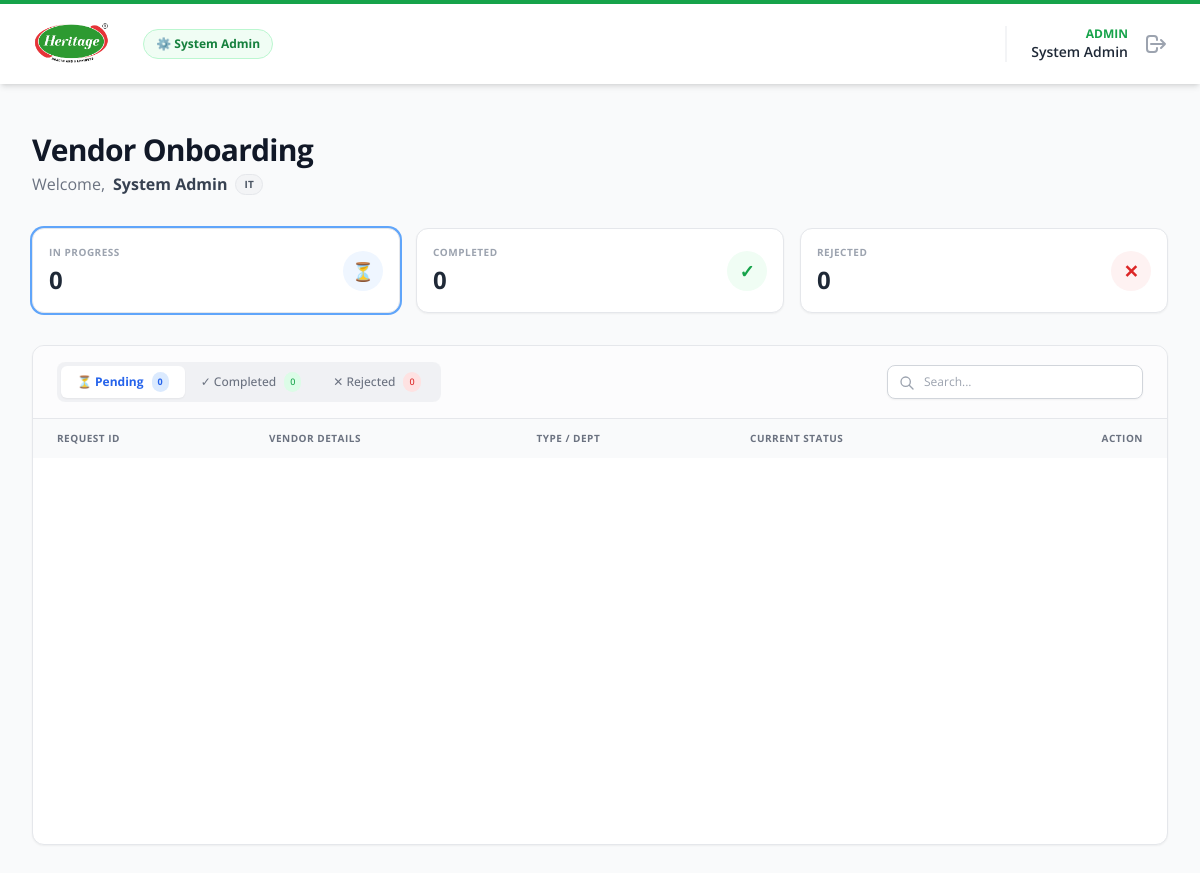
Page /dashboard (signed in) on the earlier database version.
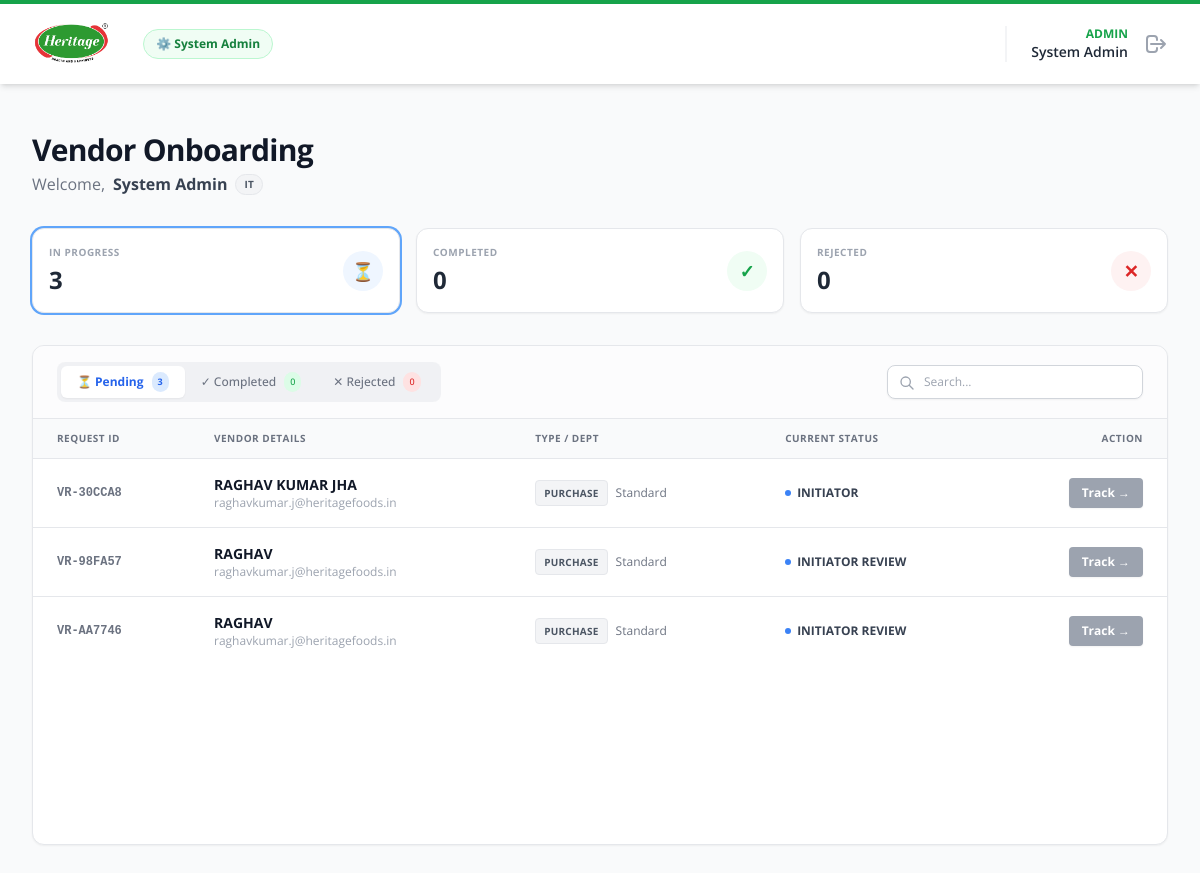
Same page on the later database version.
### app/models.py (models this page shows, shortened)
class VendorRequest(db.Model):
    id = db.Column(db.Integer, primary_key=True)
    request_id = db.Column(db.String(20), unique=True, nullable=False)
    token = db.Column(db.String(100), unique=True, nullable=False)
    created_at = db.Column(db.DateTime, default=datetime.utcnow)
    status = db.Column(db.String(20), default='DRAFT')
    current_dept_flow = db.Column(db.String(20))
    current_step_number = db.Column(db.Integer, default=1)
    finance_stage = db.Column(db.String(20))
    initiator_id = db.Column(db.Integer, db.ForeignKey('user.id'))
    initiator_dept = db.Column(db.String(50))
    vendor_type = db.Column(db.String(50))
    title = db.Column(db.String(10))
    vendor_name_basic = db.Column(db.String(100))
    trade_name = db.Column(db.String(100))
    constitution = db.Column(db.String(50))
    cin_number = db.Column(db.String(21))
    contact_person_name = db.Column(db.String(100))
    contact_person_designation = db.Column(db.String(50))
    mobile_number = db.Column(db.String(15))
    mobile_number_2 = db.Column(db.String(15))
    landline_number = db.Column(db.String(15))
    vendor_email = db.Column(db.String(100))
    product_service_description = db.Column(db.Text)
    street = db.Column(db.String(100))
    street_2 = db.Column(db.String(100))
    street_3 = db.Column(db.String(100))
    street_4 = db.Column(db.String(100))
    city = db.Column(db.String(50))
    state = db.Column(db.String(50))
    postal_code = db.Column(db.String(10))
    region_code = db.Column(db.String(10))
    gst_registered = db.Column(db.String(5))
    gst_number = db.Column(db.String(15))
    gst_file_path = db.Column(db.String(200))
    pan_number = db.Column(db.String(10))
    pan_file_path = db.Column(db.String(200))
    msme_registered = db.Column(db.String(5))
    msme_type = db.Column(db.String(50))
    msme_number = db.Column(db.String(50))
    msme_file_path = db.Column(db.String(200))
    tds_file_path = db.Column(db.String(200))
    bank_name = db.Column(db.String(100))
    bank_account_holder_name = db.Column(db.String(100))
    bank_account_no = db.Column(db.String(50))
    bank_ifsc = db.Column(db.String(20))
    bank_proof_file_path = db.Column(db.String(200))
    payment_terms = db.Column(db.String(50))
    incoterms = db.Column(db.String(50))
    account_group = db.Column(db.String(50))
    purchase_org = db.Column(db.String(50))
    gl_account = db.Column(db.String(50))
    house_bank = db.Column(db.String(50))
    sap_id = db.Column(db.String(20))
    last_query = db.Column(db.Text)
    tax_details = db.relationship('VendorTaxDetail', backref='vendor_request', lazy=True, cascade="all, delete-orphan")

### app/blueprints/main.py (the view)
@main_bp.route('/dashboard')
@login_required
def dashboard():
    if current_user.role == 'admin':
        all_reqs = VendorRequest.query.order_by(VendorRequest.created_at.desc()).all()
    elif current_user.role == 'initiator':
        all_reqs = VendorRequest.query.filter_by(initiator_id=current_user.id).order_by(VendorRequest.created_at.desc()).all()
    else:
        if current_user.department in ['Finance', 'IT', 'HR']:
            all_reqs = VendorRequest.query.order_by(VendorRequest.created_at.desc()).all()
        else:
            all_reqs = VendorRequest.query.filter_by(initiator_dept=current_user.department).order_by(VendorRequest.created_at.desc()).all()
    pending_items = []
    for r in all_reqs:
        r.pending_action = False
        if r.status in ['DRAFT', 'REJECTED', 'COMPLETED', 'PENDING_VENDOR']: continue
        pending_email, stage_name = get_next_approver_email(r)
        if pending_email and current_user.email:
            if pending_email.strip().lower() == current_user.email.strip().lower():
                r.pending_action = True
                pending_items.append(r)
    stats = {
        'total': len(all_reqs),
        'action_required': len(pending_items),
        'completed': sum(1 for r in all_reqs if r.status == 'COMPLETED'),
        'rejected': sum(1 for r in all_reqs if r.status == 'REJECTED'),
        'in_process': sum(1 for r in all_reqs if r.status not in ['DRAFT', 'COMPLETED', 'REJECTED']),
        'stuck_dept': sum(1 for r in all_reqs if r.current_dept_flow == 'DEPT' and r.status == 'PENDING_APPROVAL'),
        'stuck_finance': sum(1 for r in all_reqs if r.current_dept_flow == 'FINANCE' and r.status == 'PENDING_APPROVAL'),
        'stuck_it': sum(1 for r in all_reqs if r.current_dept_flow == 'IT' and r.status == 'PENDING_APPROVAL'),
    }
    dept_categories = ["Standard"]
    if current_user.department:
        rules = CategoryRouting.query.filter_by(department=current_user.department).all()
        matrix_cats = sorted(list(set([r.category_name for r in rules])))
        dept_categories.extend(matrix_cats)
    return render_template('main/dashboard.html',
                           requests=all_reqs,
                           stats=stats,
                           dept_categories=dept_categories)

### app/utils.py (called while the page is built, shortened)
def get_next_approver_email(req):
    from app.models import CategoryRouting, WorkflowStep, ITRouting, User
    if req.status == 'DRAFT': return None, 'Draft'
    if req.status == 'PENDING_VENDOR': return req.vendor_email, 'Vendor Resubmission'
    if req.status == 'REJECTED': return None, 'Rejected'
    if req.status == 'COMPLETED': return None, 'Completed'
    if req.current_dept_flow == 'INITIATOR_REVIEW':
        u = db.session.get(User, req.initiator_id)
        return (u.email if u else None), 'Initiator Review'

### app/templates/main/dashboard.html (shortened to what the changed rows need)
{% extends "base.html" %}
{% block content %}
<div class="max-w-7xl mx-auto pb-12" x-data="{
    activeTab: '{{ 'process' if current_user.role == 'admin' else ('tasks' if stats.action_required > 0 else 'process') }}',
    searchQuery: ''
}">
    <div class="flex flex-col md:flex-row justify-between items-end mb-8 gap-4">
        <div>
            <h1 class="text-3xl font-bold text-gray-900 tracking-tight">Vendor Onboarding</h1>
        </div>
    </div>
    <div class="grid grid-cols-1 {{ 'md:grid-cols-3' if current_user.role == 'admin' else 'md:grid-cols-4' }} gap-4 mb-8">
        <div class="bg-white p-4 rounded-xl border border-gray-200 shadow-sm flex items-center justify-between group hover:border-blue-300 transition cursor-pointer"
             @click="activeTab = 'process'" :class="activeTab === 'process' ? 'ring-2 ring-blue-400' : ''">
            <div>
                <p class="text-[10px] font-bold text-gray-400 uppercase tracking-wider">In Progress</p>
                <h3 class="text-2xl font-bold text-gray-800 mt-1">{{ stats.in_process }}</h3>
            </div>
        </div>
    </div>
    <div class="bg-white rounded-xl shadow-sm border border-gray-200 overflow-hidden min-h-[500px]">
        <div class="px-6 py-4 border-b border-gray-200 flex flex-col md:flex-row justify-between items-center gap-4 bg-gray-50/50">
            <div class="flex bg-gray-200/50 p-1 rounded-lg overflow-x-auto max-w-full">
                <button @click="activeTab = 'process'"
                        :class="activeTab === 'process' ? 'bg-white text-blue-600 shadow-sm font-bold' : 'text-gray-500 font-medium hover:text-gray-700'"
                        class="px-4 py-1.5 text-xs rounded-md transition-all duration-200 flex items-center gap-2 whitespace-nowrap">
                    <span>⏳ Pending</span>
                    <span class="bg-blue-100 text-blue-600 px-1.5 py-0.5 rounded-full text-[9px]">{{ stats.in_process }}</span>
                </button>
            </div>
        </div>
        <div class="overflow-x-auto">
            <table class="min-w-full divide-y divide-gray-200">
                <thead class="bg-gray-50">
                    <tr>
                        <th class="px-6 py-3 text-left text-[10px] font-bold text-gray-500 uppercase tracking-wider">Request ID</th>
                        <th class="px-6 py-3 text-left text-[10px] font-bold text-gray-500 uppercase tracking-wider">Vendor Details</th>
                        <th class="px-6 py-3 text-left text-[10px] font-bold text-gray-500 uppercase tracking-wider">Type / Dept</th>
                        <th class="px-6 py-3 text-left text-[10px] font-bold text-gray-500 uppercase tracking-wider">Current Status</th>
                        <th class="px-6 py-3 text-right text-[10px] font-bold text-gray-500 uppercase tracking-wider">Action</th>
                    </tr>
                </thead>
                <tbody class="bg-white divide-y divide-gray-200 text-sm">
                    {% for req in requests %}
                    <tr x-show="(
                            (activeTab === 'tasks' && '{{ req.pending_action }}' === 'True') ||
                            (activeTab === 'process' && '{{ req.status }}' !== 'COMPLETED' && '{{ req.status }}' !== 'REJECTED' && '{{ req.status }}' !== 'DRAFT') ||
                            (activeTab === 'completed' && '{{ req.status }}' === 'COMPLETED') ||
                            (activeTab === 'rejected' && '{{ req.status }}' === 'REJECTED')
                        ) && (
                            '{{ req.request_id }}'.toLowerCase().includes(searchQuery.toLowerCase()) ||
                            '{{ req.vendor_name_basic }}'.toLowerCase().includes(searchQuery.toLowerCase()) ||
                            '{{ req.status }}'.toLowerCase().includes(searchQuery.toLowerCase())
                        )"
                        class="hover:bg-gray-50 transition group {{ 'bg-orange-50/30' if req.pending_action else '' }}">
                        <td class="px-6 py-4 whitespace-nowrap font-mono text-xs font-bold text-gray-500">
                            {{ req.request_id }}
                        </td>
                        <td class="px-6 py-4 whitespace-nowrap">
                            <div class="text-sm font-bold text-gray-900 group-hover:text-green-700 transition">{{ req.vendor_name_basic }}</div>
                            <div class="text-xs text-gray-400">{{ req.vendor_email }}</div>
                        </td>
                        <td class="px-6 py-4 whitespace-nowrap">
                            <div class="flex items-center gap-2">
                                <span class="bg-gray-100 text-gray-600 text-[10px] px-2 py-0.5 rounded border border-gray-200 font-bold uppercase tracking-wide">
                                    {{ req.initiator_dept }}
                                </span>
                                <span class="text-xs text-gray-500">{{ req.vendor_type }}</span>
                            </div>
                        </td>
                        <td class="px-6 py-4 whitespace-nowrap">
                            {% if req.status == 'COMPLETED' %}
                                <span class="inline-flex items-center px-2.5 py-0.5 rounded-full text-xs font-bold bg-green-100 text-green-800 border border-green-200">
                                    <span class="w-1.5 h-1.5 bg-green-500 rounded-full mr-1.5"></span>
                                    Active / Completed
                                </span>
                            {% elif req.status == 'REJECTED' %}
                                <span class="inline-flex items-center px-2.5 py-0.5 rounded-full text-xs font-bold bg-red-100 text-red-800 border border-red-200">
                                    Rejected
                                </span>
                            {% else %}
                                <div class="flex flex-col">
                                    <span class="text-xs font-bold text-gray-700 flex items-center gap-1.5">
                                        <span class="w-1.5 h-1.5 bg-blue-500 rounded-full animate-pulse"></span>
                                        {{ req.current_dept_flow.replace('_', ' ') }}
                                    </span>
                                </div>
                            {% endif %}
                        </td>
                        <td class="px-6 py-4 whitespace-nowrap text-right">
                            <a href="{{ url_for('main.review_request', req_id=req.id) }}"
                               class="inline-flex items-center px-3 py-1.5 border border-transparent text-xs font-bold rounded shadow-sm text-white
                               {{ 'bg-green-600 hover:bg-green-700' if req.pending_action else 'bg-gray-400 hover:bg-gray-500' }} transition">
                                {{ 'Review' if req.pending_action else 'Track' }} &rarr;
                            </a>
                        </td>
                    </tr>
                    {% endfor %}
                </tbody>
            </table>
        </div>
    </div>
</div>
{% endblock %}

Differences in the rows shown:
added VendorRequest: request_id "VR-30CCA8", vendor_name_basic "RAGHAV KUMAR JHA", vendor_email "raghavkumar.j@heritagefoods.in", initiator_dept "PURCHASE", vendor_type "Standard", current_dept_flow.replace "INITIATOR", pending_action "Track"
added VendorRequest: request_id "VR-98FA57", vendor_name_basic "RAGHAV", vendor_email "raghavkumar.j@heritagefoods.in", initiator_dept "PURCHASE", vendor_type "Standard", current_dept_flow.replace "INITIATOR REVIEW", pending_action "Track"
added VendorRequest: request_id "VR-AA7746", vendor_name_basic "RAGHAV", vendor_email "raghavkumar.j@heritagefoods.in", initiator_dept "PURCHASE", vendor_type "Standard", current_dept_flow.replace "INITIATOR REVIEW", pending_action "Track"
Other differences:
{{ stats.in_process }}: "0" → "3"
